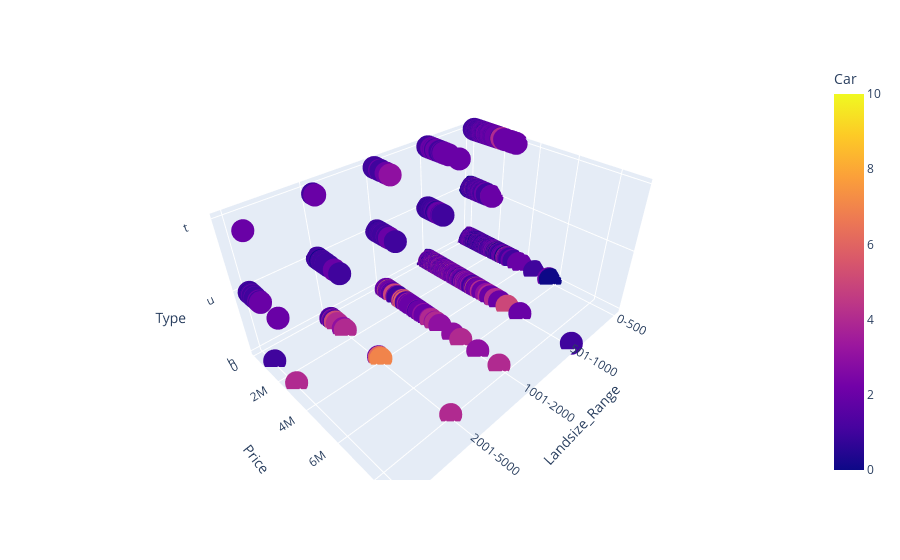

The notebook cell this image was saved under:
### Code cell
import plotly.express as px
fig = px.scatter_3d(df,x='Landsize_Range', y='Price', z='Type', color='Car')
fig.show()
fig.write_html("lands_size_vs_price.html")

### Figure 1 — Plotly figure (JSON) as saved in the notebook; plotly's stock layout.template omitted (floating-point values rounded to 4 significant figures; data arrays with more than 128 entries replaced by an {"elided": "..."} marker saying what was removed)
{"data": [{"hovertemplate": "Landsize_Range=%{x}<br>Price=%{y}<br>Type=%{z}<br>Car=%{marker.color}<extra></extra>", "legendgroup": "", "marker": {"color": {"elided": "6196 int values"}, "coloraxis": "coloraxis", "symbol": "circle"}, "mode": "markers", "name": "", "scene": "scene", "showlegend": false, "type": "scatter3d", "x": {"elided": "6196 str values"}, "y": {"elided": "6196 int values"}, "z": {"elided": "6196 str values"}}], "layout": {"coloraxis": {"colorbar": {"title": {"text": "Car"}}, "colorscale": [[0, "#0d0887"], [0.1111, "#46039f"], [0.2222, "#7201a8"], [0.3333, "#9c179e"], [0.4444, "#bd3786"], [0.5556, "#d8576b"], [0.6667, "#ed7953"], [0.7778, "#fb9f3a"], [0.8889, "#fdca26"], [1, "#f0f921"]]}, "legend": {"tracegroupgap": 0}, "margin": {"t": 60}, "scene": {"domain": {"x": [0, 1], "y": [0, 1]}, "xaxis": {"title": {"text": "Landsize_Range"}}, "yaxis": {"title": {"text": "Price"}}, "zaxis": {"title": {"text": "Type"}}}}}
